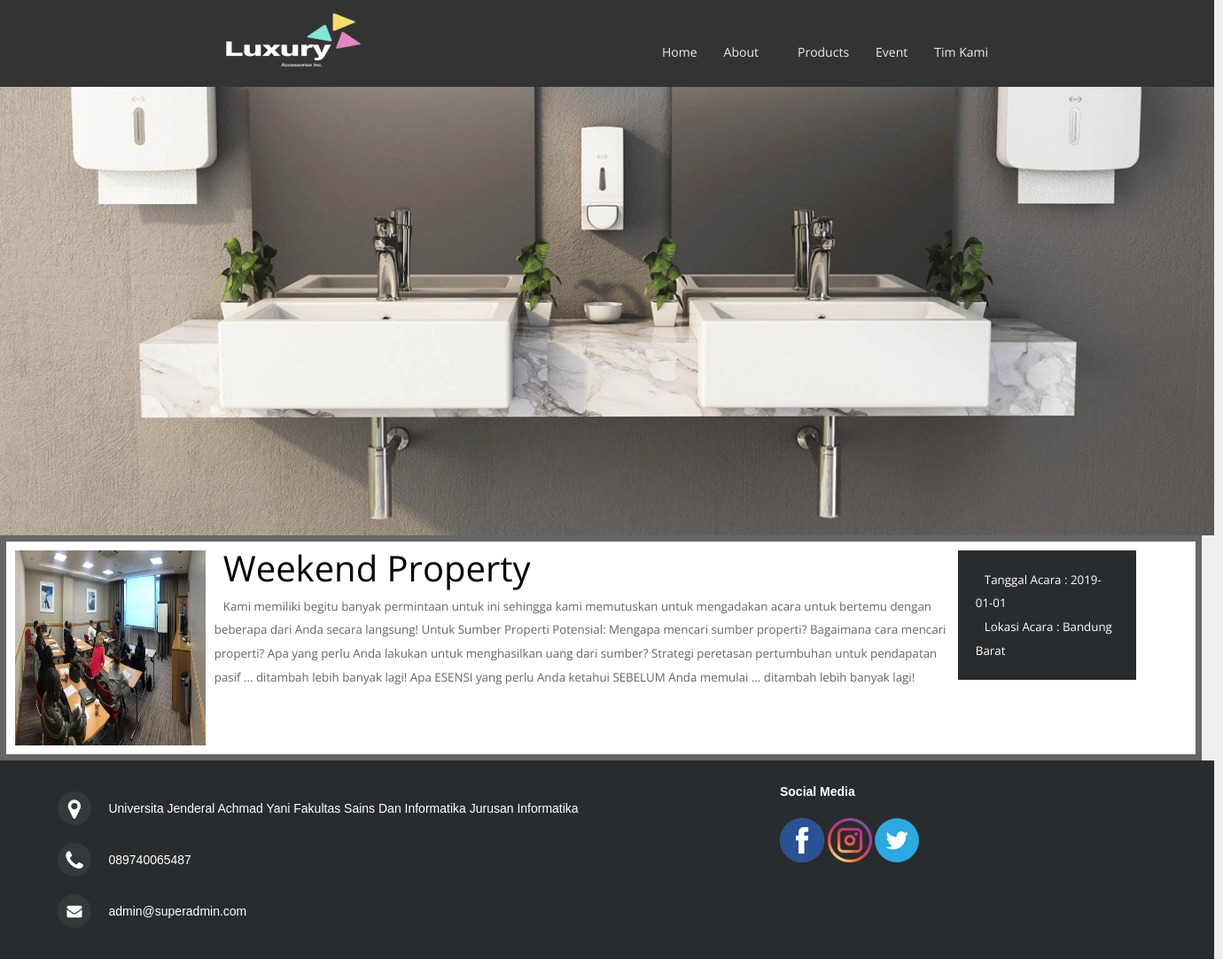
Screenshot of /infoEvent.php?id=7 with the database file from the repository.
### tables this page shows
CREATE TABLE IF NOT EXISTS `event` (
  `id` int(11) NOT NULL AUTO_INCREMENT,
  `gambar` varchar(255) NOT NULL,
  `judul` text NOT NULL,
  `isi` text NOT NULL,
  `tanggal` date NOT NULL,
  `lokasi` text NOT NULL,
  PRIMARY KEY (`id`)
);

CREATE TABLE IF NOT EXISTS `kontak` (
  `id` int(12) NOT NULL AUTO_INCREMENT,
  `alamat` text NOT NULL,
  `mobile` varchar(12) NOT NULL,
  `email` varchar(100) NOT NULL,
  PRIMARY KEY (`id`)
);

CREATE TABLE IF NOT EXISTS `sosmed` (
  `id` int(11) NOT NULL AUTO_INCREMENT,
  `ig` text NOT NULL,
  `fb` text NOT NULL,
  `twitter` text NOT NULL,
  PRIMARY KEY (`id`)
);

### infoEvent.php (the view, shortened to what this page needs)
<html>
<head>
	<link rel="stylesheet" type="text/css" href="assets/css/prod.css">
	<link rel="stylesheet" type="text/css" href="assets/css/slide.css">
</head>
<body>
	<div class="wrapper">
		<div class="menu">
			<?php
				include("menu.php");
			?>
		</div>
		<div class="header">
			<div class="slideshow-container">
					  <div class="mySlides fade">
						<img src="assets/image/4.jpg" style="width:100%">
					  </div>
			</div><br><br><br><br><br><br>
		</div>
		<div class="konten">
			<?php
					require_once ("Admin/konfigurasi/koneksi.php");
					$id=$_GET['id'];
					$query = mysqli_query($con,"SELECT * FROM event WHERE id='$id'");
					while ($data = mysqli_fetch_array($query)){ ?>
			<div class="pos">
				<div class="pgambar">
					<img src="<?php echo "Admin/file/".$data['gambar']; ?>" class="gmb">
				</div>
				<label class="ljudul"><?php echo $data['judul'];?> </label>
				<label class="lkonten"><?php echo $data['isi'];?></label>
			</div>
			<div class="pos1">
				<label class="pnama">Tanggal Acara : <?php echo $data['tanggal'];?></label>
				<br>
				<label class="pnama">Lokasi Acara : <?php echo $data['lokasi'];?></label>
			</div>
			<?php
	}
		?>
		</div>
		<div class="footer">
			<?php
				include("footer.php");
			?>
	</div>
	</div>
</body>
</html>

### footer.php (shortened to what this page needs)
<!DOCTYPE html>
<html>
<head>
	<link rel="stylesheet" href="assets/css/footer.css">
	<link rel="stylesheet" href="http://maxcdn.bootstrapcdn.com/font-awesome/4.2.0/css/font-awesome.min.css">
</head>
	<body>
		<footer class="footer-distributed">
			<div class="footer-center">
				<?php
					require_once("admin/konfigurasi/koneksi.php");
					$query=mysqli_query($con,"SELECT * FROM kontak");
					while ($data=mysqli_fetch_array($query)) {
				?>
				<div>
					<i class="fa fa-map-marker"></i>
					<p><span><?php echo $data['alamat'];?></span></p>
				</div>
				<div>
					<i class="fa fa-phone"></i>
					<p><span><?php echo $data['mobile'];?></span></p>
				</div>
				<div>
					<i class="fa fa-envelope"></i>
					<p><span><?php echo $data['email'];?></span></p>
				</div>
			</div>
			<?php
				}
			?>
			<div class="footer-right">
				<?php
					require_once("admin/konfigurasi/koneksi.php");
					$query=mysqli_query($con,"SELECT * FROM sosmed");
					while ($data=mysqli_fetch_array($query)) {
				?>
				<p class="footer-company-about">
					<span>Social Media</span>
					<a href="<?php echo $data['fb'];?>" target="blank"><img src="assets/image/fb.png"></a>
					<a href="<?php echo $data['ig'];?>" target="blank"><img src="assets/image/ig.png"></a>
					<a href="<?php echo $data['twitter'];?>" target="blank"><img src="assets/image/twitter.png"></a>
				</p>
				<?php
				}
			?>
			</div>
		</footer>
	</body>
</html>

### assets/css/prod.css (style rules this page uses)
body, html { height: 100%; }
html, body, div, span, applet, object, iframe, h1, h2, h3, h4, h5, h6, p, blockquote, pre, a, abbr, acronym, address, big, cite, code, del, dfn, em, font, img, ins, kbd, q, s, samp, small, strike, strong, sub, sup, tt, var, b, u, i, center, dl, dt, dd, ol, ul, li, fieldset, form, label, legend, table, caption, tbody, tfoot, thead, tr, th, td { margin: 0; padding: 0; border: 0; outline: 0; font-size: 100%; vertical-align: baseline; }
body { line-height: 1; font-family: 'Open Sans', sans-serif; }
.wrapper { width: 1370px; background: white; }
.pos { width: 80%; float: left; }
.ljudul { width: 75%; float: left; font-size: 30pt; margin: 10px; color: black; }
.pnama { width: 90%; margin: 10px; line-height: 2em; text-align: justify; font-size: 10pt; color: white; }
.lkonten { width: 75%; margin: 10px; line-height: 2em; text-align: justify; font-size: 10pt; }
.pos1 { width: 15%; background: #292c2f; float: left; margin-top: 10px; padding: 20px; }
.gmb { width: 100%; height: 220px; }
.pgambar { width: 20%; margin: 10px; height: 220px; float: left; }
.konten { border: 7px solid; width: 99%; float: left; background: white; }
.footer { width: 100%; float:left; background: white; }
.menu { width: 100%; background: green; float: left; }
p { line-height: 2em; text-align: justify; font-size: 10pt; color: #efe8e8; }

### assets/css/slide.css (style rules this page uses)
* { box-sizing:border-box }
.slideshow-container { position: relative; margin: auto; width: 100%; float: left; margin-top: 0px; }
.mySlides { display: none; }
.fade { -webkit-animation-name: fade; -webkit-animation-duration: 1.5s; animation-name: fade; animation-duration: 1.5s; }

### assets/css/menu.css (style rules this page uses)
body { background-color: #eee; color: #666; font-family: 'Open Sans', sans-serif; font-size: 12px; margin:0px; padding:0px; }
a { color: #23dbdb; text-decoration: none; }

### assets/css/footer.css (style rules this page uses)
.footer-distributed { background-color: #292c2f; box-shadow: 0 1px 1px 0 rgba(0, 0, 0, 0.12); box-sizing: border-box; width: 100%; text-align: left; font: bold 16px sans-serif; padding: 25px 50px; }
.footer-distributed .footer-left, .footer-distributed .footer-center, .footer-distributed .footer-right { display: inline-block; vertical-align: top; }
.footer-distributed .footer-center { width: 65%; }
.footer-distributed .footer-center i { background-color: #33383b; color: #ffffff; font-size: 25px; width: 38px; height: 38px; border-radius: 50%; text-align: center; line-height: 42px; margin: 10px 15px; vertical-align: middle; }
.footer-distributed .footer-center i.fa-envelope { font-size: 17px; line-height: 38px; }
.footer-distributed .footer-center p { display: inline-block; color: #ffffff; vertical-align: middle; margin:0; }
.footer-distributed .footer-center p span { display:block; font-weight: normal; font-size:14px; line-height:2; }
.footer-distributed .footer-right { width: 20%; }
.footer-distributed .footer-company-about { line-height: 20px; color: #92999f; font-size: 13px; font-weight: normal; margin: 0; }
.footer-distributed .footer-company-about span { display: block; color: #ffffff; font-size: 14px; font-weight: bold; margin-bottom: 20px; }

### rows the page displays
event: gambar (picture), judul "Weekend Property", isi "Kami memiliki begitu banyak permintaan untuk ini sehingga kami memutuskan untuk mengadakan acara untuk bertemu dengan beberapa dari Anda secara langsung! Untuk Sumber Properti Potensial: Mengapa mencari sumber properti? Bagaimana cara mencari properti? Apa yang perlu Anda lakukan untuk menghasilkan uang dari sumber? Strategi peretasan pertumbuhan untuk pendapatan pasif ... ditambah lebih banyak lagi! Apa ESENSI yang perlu Anda ketahui SEBELUM Anda memulai ... ditambah lebih banyak lagi!", tanggal "2019-01-01", lokasi "Bandung Barat"
kontak: alamat "Universita Jenderal Achmad Yani Fakultas Sains Dan Informatika Jurusan Informatika", mobile "089740065487", email "admin@superadmin.com"
